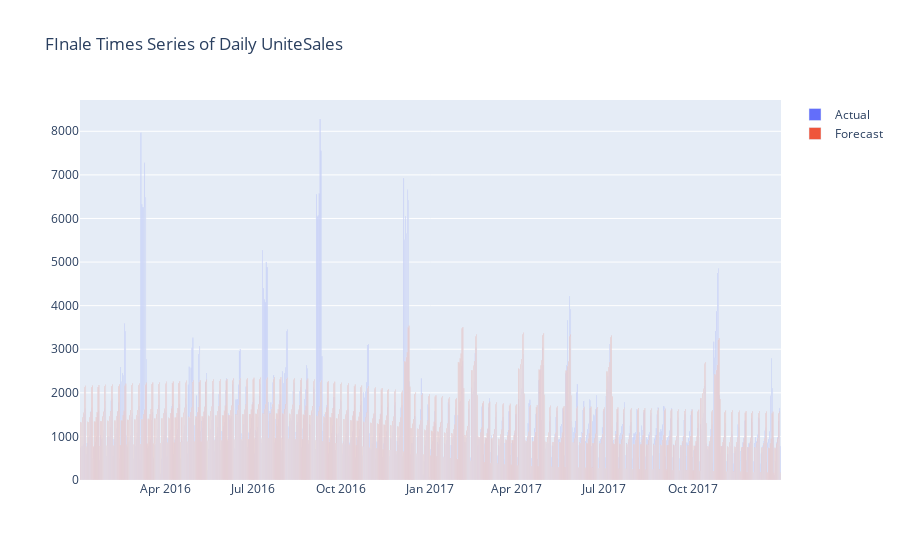
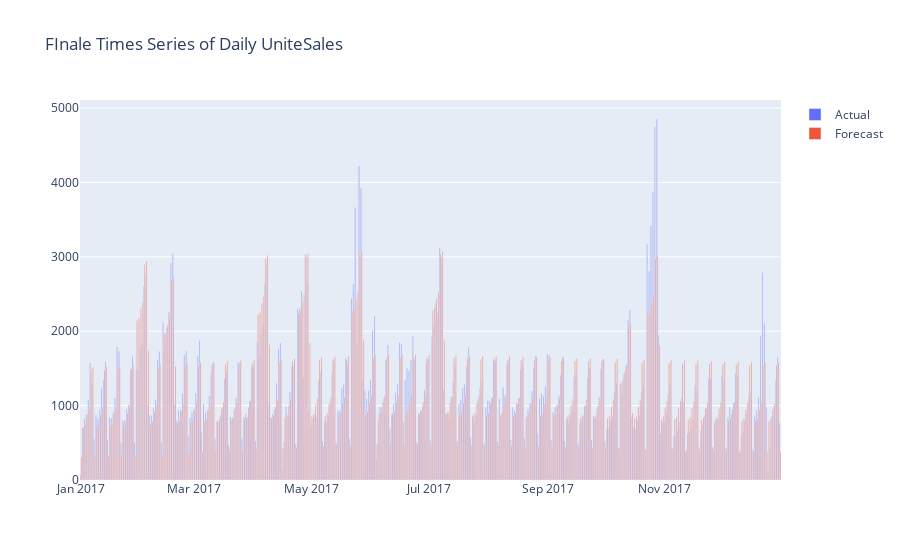

Write notebook code for charts like these, in order.
### Markdown cell above
## c. fbProphetMutlivariate using IsPromo variables and corraleted variable

In this case, 
We going to

### Code cell
# class need to be imported at least once before runing it
import sys
from src.ah_forecast_sales.pipeline.fbProphetMultivariate import fbProphetMultivariate
del sys.modules['src.ah_forecast_sales.pipeline.fbProphetMultivariate']
from src.ah_forecast_sales.pipeline.fbProphetMultivariate import fbProphetMultivariate

## Based on the full Dataset 2016/2017
print('Model based on 2016 and 2017 data')
fb_prophet_forecast = fbProphetMultivariate(
    itemNumberSample,
    start_date = '2018-01-01',
    regressors = ['CommunicationChannelCode']

)
print('The RMSE is {}'. format(fb_prophet_forecast.rmse))
print('The NRMSE is {}'. format(fb_prophet_forecast.nrmse))

fb_prophet_forecast.get_vizualisation_metrics().show()

## Based on the last year of the dataset
print('Model based on 2017 data')
tmp = itemNumberSample[
    itemNumberSample.years=='2017'
].copy()
fb_prophet_forecast = fbProphetMultivariate(
    tmp,
    start_date = '2018-01-01',
    regressors = ['CommunicationChannelCode']
    
)
print('The RMSE is {}'. format(fb_prophet_forecast.rmse))
print('The NRMSE is {}'. format(fb_prophet_forecast.nrmse))

fb_prophet_forecast.get_vizualisation_metrics().show()

### Figure 1 — Plotly figure (JSON) as saved in the notebook; plotly's stock layout.template omitted (floating-point values rounded to 4 significant figures; data arrays with more than 128 entries replaced by an {"elided": "..."} marker saying what was removed)
{"data": [{"name": "Actual", "type": "bar", "x": {"elided": "728 str values"}, "y": {"elided": "728 int values"}}, {"name": "Forecast", "type": "bar", "x": {"elided": "728 str values"}, "y": {"elided": "728 float values"}}], "layout": {"title": {"text": "FInale Times Series of Daily UniteSales"}}}

### Figure 2 — Plotly figure (JSON) as saved in the notebook; plotly's stock layout.template omitted (floating-point values rounded to 4 significant figures; data arrays with more than 128 entries replaced by an {"elided": "..."} marker saying what was removed)
{"data": [{"name": "Actual", "type": "bar", "x": {"elided": "365 str values"}, "y": {"elided": "365 int values"}}, {"name": "Forecast", "type": "bar", "x": {"elided": "365 str values"}, "y": {"elided": "365 float values"}}], "layout": {"title": {"text": "FInale Times Series of Daily UniteSales"}}}
